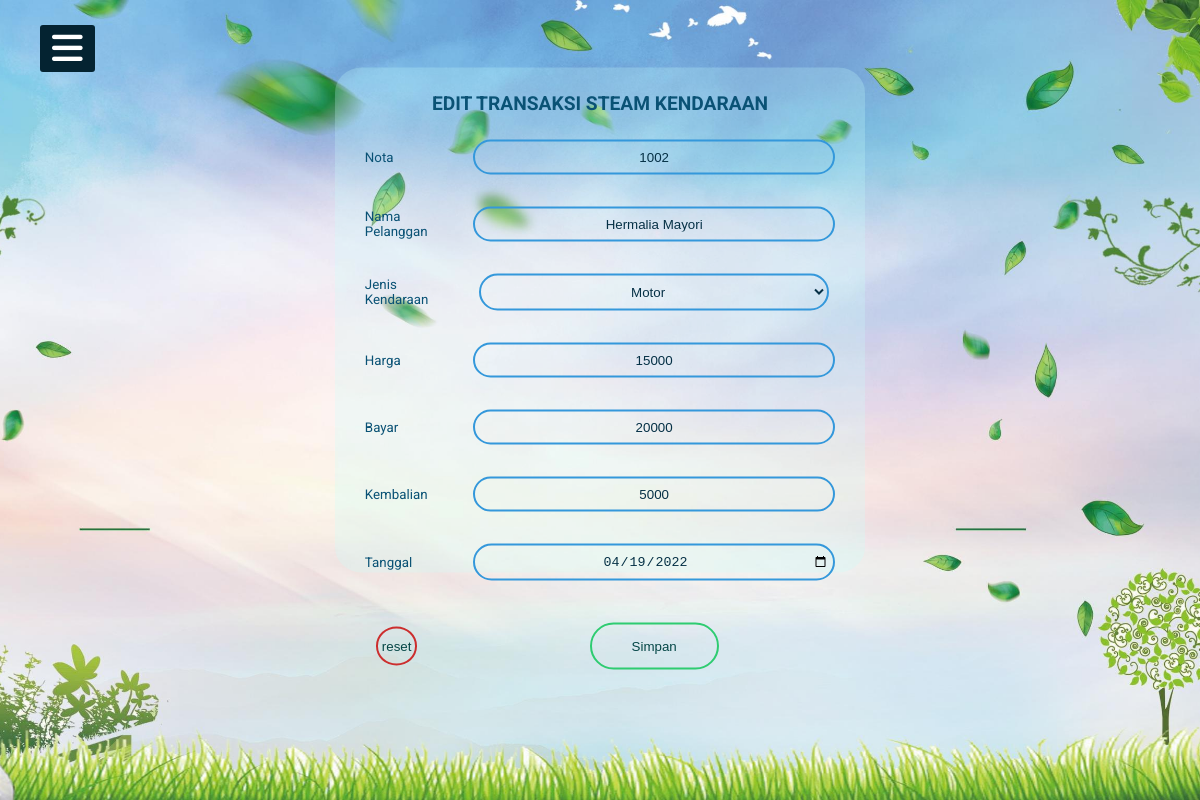
Page /transaksi_edit.php?kode=1002 (signed in) on the committed database.
### tables this page shows
CREATE TABLE `transaksi` (
  `nota` int(12) NOT NULL,
  `nama` varchar(255) NOT NULL,
  `jenis_kendaraan` varchar(255) NOT NULL,
  `harga` int(10) NOT NULL,
  `bayar` int(10) NOT NULL,
  `kembalian` int(10) NOT NULL,
  `tanggal` date NOT NULL
);

### transaksi_edit.php (the view, shortened to what this page needs)
<?php
include "koneksi.php";
$sql = mysqli_query($koneksi, "select * from transaksi where nota = '$_GET[kode]' ");
$data = mysqli_fetch_array($sql);
?>
<!DOCTYPE html>
<html lang="en" dir="ltr">
  <head>
    <link rel="stylesheet" href="css/styles.css">
  </head>
  <body>
    <label for="check">
      <i class="fas fa-bars" id="btn"></i>
    </label>
 <section>
<form action="" class="roxie" method="post">
<table align="center">
    <tr> <th colspan="2"> Edit Transaksi Steam Kendaraan </th>
    </tr>
    <tr>
    <tr>
        <td width="150"> Nota </td>
        <td> <input type="text" name="nota" value="<?php echo $data['nota']; ?>"> </td>
    </tr>
    <tr>
        <td> Nama Pelanggan </td>
        <td> <input type="text" name="nama" value="<?php echo $data['nama']; ?>"> </td>
    </tr>
    <tr>
        <td> Jenis Kendaraan </td>
        <td> <select name="jenis_kendaraan" value="<?php echo $data['jenis_kendaraan']; ?>">
            <option>Motor</option>
            </select>
        </td>
    </tr>
    <tr>
        <td> Harga </td>
        <td> <input type="text" name="harga" value=15000 readonly></td>
    </tr>
    <tr>
        <td> Bayar </td>
        <td> <input type="text" name="bayar" value="<?php echo $data['bayar']; ?>"> </td>
    </tr>
    <tr>
        <td> Kembalian </td>
        <td> <input type="text" name="kembalian" value="<?php echo $data['kembalian']; ?>"> </td>
    </tr>
    <tr>
        <td> Tanggal </td>
        <td> <input type="date" name="tanggal" value="<?php echo $data['tanggal']; ?>"> </td>
    </tr>
    <tr>
        <td><input type="reset" name="reset" value="reset"></td>
        <td><input type="submit" name="proses_transaksi" value="Simpan"></td>
    </tr>
</table>
</form>
 </section>
  </body>
</html>

### css/styles.css (style rules this page uses)
* { padding: 0; margin: 0; list-style: none; text-decoration: none; }
body { font-family: 'Roboto', sans-serif; }
label #btn,label #cancel { position: absolute; background: #042331; border-radius: 3px; cursor: pointer; }
label #btn { left: 40px; top: 25px; font-size: 35px; color: white; padding: 6px 12px; transition: all .5s; }
section { background: url(../image/green.jpg) no-repeat; background-position: center; background-size: cover; height: 100vh; transition: all .5s; color:#0a5275; box-sizing: border-box; margin: 0; padding: 0; }
section table { display: grid; height: 50vh; justify-content: center; align-items: center; font-size: 1.5rem; }
table { border-collapse: collapse; box-shadow: #063146; text-align: left; border:none; }
th { padding: 0.55rem 1.2rem; font-size: 1.2rem; text-align: center; font-weight: 1500; text-transform: uppercase; }
td { padding: 1rem 1.4rem; }
.roxie { width: 450px; padding: 15px 40px 90px 40px; position: absolute; top: 40%; left: 50%; transform: translate(-50%,-50%); text-align: center; background-color: #c6fffa3f; border-radius: 5% 5% 5% 5%; }
.roxie td { font-size: 10pt; }
.roxie input[type = "text"],.roxie input[type = "password"],.roxie input[type = "date"],.roxie select { border:0; background: none; display: block; margin: 0 auto; text-align: center; border: 2px solid #3498db; padding: 8px 4px; width: 350px; outline: none; color: #063146; border-radius: 24px; transition: 0.25s; }
.roxie input[type = "submit"] { border:0; background: none; display: block; margin: 10px auto; text-align: center; border: 2px solid #2ecc71; padding: 14px 40px; outline: none; color: rgb(4, 70, 70); border-radius: 24px; transition: 0.25s; cursor: pointer; }
.roxie input[type = "reset"] { border:0; background: none; display: block; margin: 10px auto; text-align: center; border: 2px solid #cc2e2e; padding: 10px 4px; outline: none; color: rgb(4, 70, 70); border-radius: 50% 50%; transition: 0.25s; cursor: pointer; }

### rows in the picture
transaksi: nota "1002", nama "Hermalia Mayori", jenis_kendaraan "Motor", bayar "20000", kembalian "5000", tanggal "04/19/2022"
